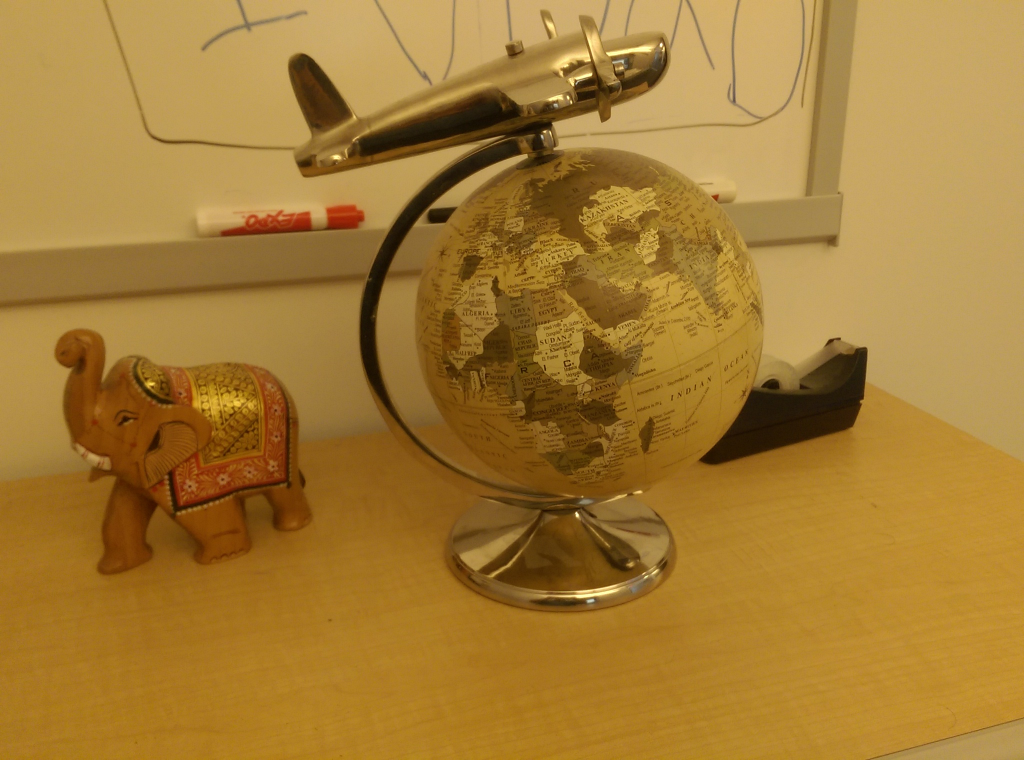
#> input picture ETV3/globe1.jpg, 2048 x 1520 px (shown at 1/2 size)
$ jupyter execute Assignment_3b_Reconstruction_9117504.ipynb   (shell and % lines are left out)
#> lines starting #> are read from the running program, lines starting #| are printed output that depends on the picture; long printed decimals are rounded
# Reconstruction using OpenCV

Your name: James Bishop

Your ID number: 9117504

No we're going to read two images in, a left image and a right image. And we are going to estimate the essential matrix between the two images.

In the last e-tivity, you estimated the homography that let us transform the images, at least approximately, so that we could line them up in a panorama. But it was a 2D estimation that works for planar scenes. The essential matrix, in a way, allows us to extend this concept beyond the need for a 2D scene, we can accept a 3D scene.

## Read the images, calibration, and do the feature extraction

Let's start by reading the two images.

[cell 1]
import cv2
import numpy as np
import matplotlib.pyplot as plt


imgL_color = cv2.imread('globe1.jpg')
#> imgL_color is the input picture: shape (1520, 2048, 3); mean B, G, R 52.5, 123.6, 163.9
imgR_color = cv2.imread('globe2.jpg')
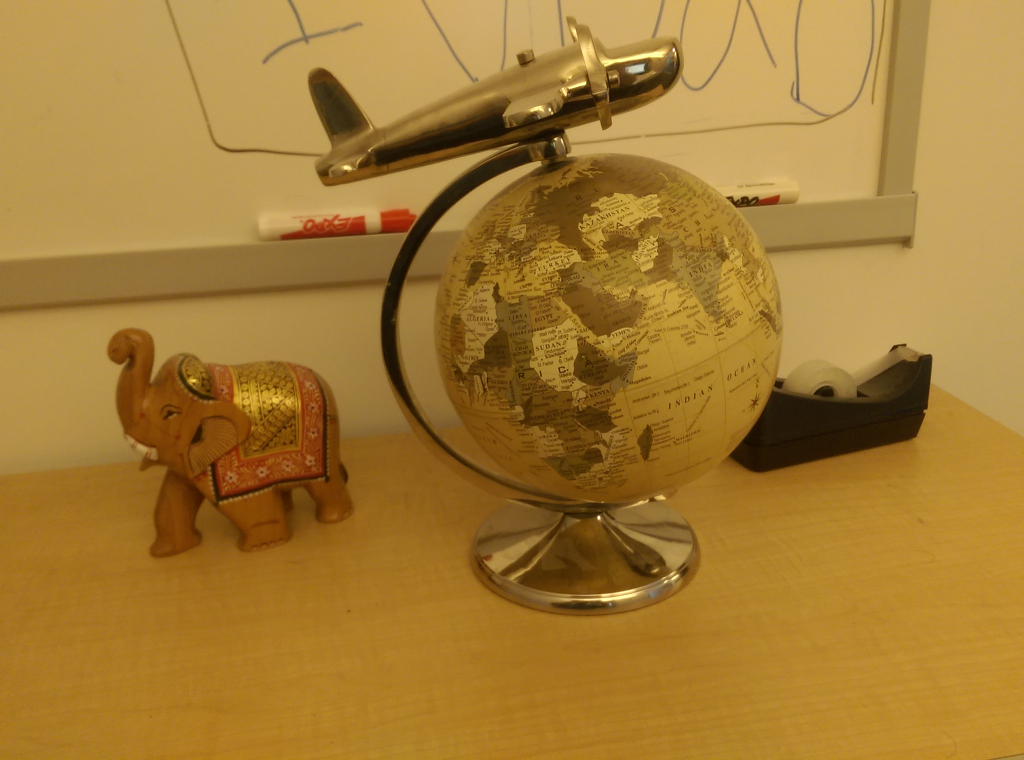
#> input picture ETV3/globe2.jpg, 2048 x 1520 px (shown at 1/2 size)
#> imgR_color is the input picture: shape (1520, 2048, 3); mean B, G, R 52.2, 123.8, 164.1

imgL_color = cv2.cvtColor(imgL_color, cv2.COLOR_BGR2RGB)
imgR_color = cv2.cvtColor(imgR_color, cv2.COLOR_BGR2RGB)

imgL = cv2.imread('globe1.jpg',cv2.IMREAD_GRAYSCALE)
imgR = cv2.imread('globe2.jpg',cv2.IMREAD_GRAYSCALE)

f, axarr = plt.subplots(1,2)
axarr[0].imshow(imgL,cmap='gray')
axarr[1].imshow(imgR,cmap='gray');
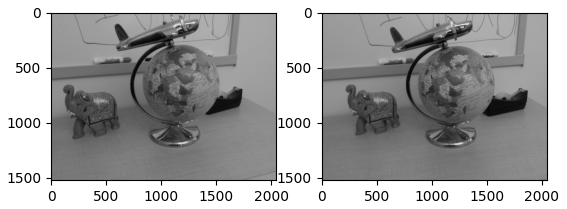
#> figure drawn by matplotlib, 2 panels

We need the calibration to generate the essential matrix. We looked before at how to calibrate a camera, so we won't go through that again. Here, we just use the calibration.

[cell 2]
# The calibration is the same for both images, as they were captured using the same camera.

# First two are radial distortion, second two are tangential, which we ignore (set to zero)
dist = np.array([0.138220594989358, -0.291158084324502, 0, 0])

# The projection matrix.
K_init = np.array([[1901.61685419446, 0               , 1051.33708372959],
                   [0               , 1894.94457228005, 778.616424720309],
                   [0               , 0               , 1               ]])

h, w = imgL.shape[:2]

It's not obvious form the images above, but there is a slight radial distortion. We want to work with undistorted images (it makes our life a little easier). So, here, we undistort before the feature extraction.

[cell 3]
# We're going to use OpenCV to do this.
# When you undistort, we change the camera matrix slightly. OpenCV provides a hady function that updates this.
K_new, roi = cv2.getOptimalNewCameraMatrix(K_init, dist, (w,h), 1, (w,h))

# Now we will undistort the image pair
imgL = cv2.undistort(imgL, K_init, dist, None, K_new)
imgR = cv2.undistort(imgR, K_init, dist, None, K_new)
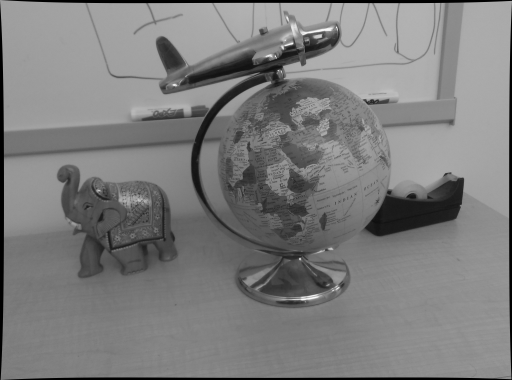
#> imgR: shape (1520, 2048) (shown at 1/4 size); min 0, max 255, mean 124.8

# we will just store the new camera matrix
K = K_new
print(K)
#| [[1.90587264e+03 0.00000000e+00 1.05365048e+03]
#|  [0.00000000e+00 1.89726826e+03 7.79541999e+02]
#|  [0.00000000e+00 0.00000000e+00 1.00000000e+00]]

[cell 4]
# crop the image.
# Usefully, getOptimalNewCameraMatrix returns an roi that defines the area of the image without the black bits.
# Crop using np.array slicing

x, y, w, h = roi
imgL = imgL[y:y+h, x:x+w]
#> imgL: shape (1496, 2020)
imgR = imgR[y:y+h, x:x+w]
#> imgR: shape (1496, 2020)

# plot
f, axarr = plt.subplots(1,2)
axarr[0].imshow(imgL,cmap='gray')
axarr[1].imshow(imgR,cmap='gray');

In previous vision modules, you will have covered feature matching. I don't expect you to repeat that here. So I will give you the code to match the two images using ORB. And we will match the features between the frames.

[cell 5]

# Initiate ORB detector
orb = cv2.ORB_create()

# find the keypoints and descriptors with ORB
kp1, des1 = orb.detectAndCompute(imgL,None)
#> kp1 = 500 keypoints; strongest (x, y, size): (1139, 1014, 44.6), (1139, 1013, 37.2), (1139, 1012, 31), (1138, 1012, 64.3)
kp2, des2 = orb.detectAndCompute(imgR,None)
#> kp2 = 500 keypoints; strongest (x, y, size): (1184, 1021, 44.6), (1183, 1020, 37.2), (1096, 269, 31), (1182, 1020, 64.3)
# create BFMatcher object
bf = cv2.BFMatcher(cv2.NORM_HAMMING, crossCheck=True)
# Match descriptors.
matches = bf.match(des1,des2)
#> matches = 230 matches
# Sort them in the order of their distance.
matches = sorted(matches, key = lambda x:x.distance)

N_PTS = 150

img3 = cv2.drawMatches(imgL,kp1,imgR,kp2,matches[:N_PTS],None,flags=cv2.DrawMatchesFlags_NOT_DRAW_SINGLE_POINTS)
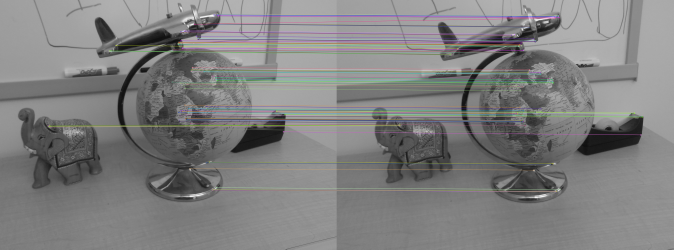
#> img3: shape (1496, 4040, 3) (shown at 1/6 size); mean of channels 0, 1, 2 127.6, 127.7, 127.8; drawn as B, G, R
plt.figure(figsize = (15,15)),plt.imshow(img3),plt.show();

left_pts = np.float32([kp1[m.queryIdx].pt for m in matches[:N_PTS]]).reshape(-1,2)
#> left_pts = 150 pairs, first value 288.2 to 1709.2, second value 84 to 1141.2
rght_pts = np.float32([kp2[m.trainIdx].pt for m in matches[:N_PTS]]).reshape(-1,2)
#> rght_pts = 150 pairs, first value 369.1 to 1834.6, second value 94.8 to 1150

## Estimate the Essential Matrix using OpenCV

We saw that the previous DLT method for finding the essential matrix was not the most robust, so we like to use a more robust method. RANSAC is the answer, but we won't implement it ourselves. We'll use OpenCV.

Look at the OpenCV documentation for [`cv2.findEssentialMatrix`](https://docs.opencv.org/3.4/d9/d0c/group__calib3d.html#ga0b166d41926a7793ab1c351dbaa9ffd4). Which is the appropriate version (hint, we have two sets of points and a camera matrix). Note that the OpenCV function can handle pixel points, as it will convert it internally to normalised points.

<font color='blue'>

**Task**: estimate the essential matrix using OpenCV.

[cell 6]
############################
# Your code here
E, mask = cv2.findEssentialMat(left_pts, rght_pts, K, method=cv2.RANSAC, prob=0.999, threshold=1.0)
#> E = [[0.00842, 0.136, -0.0666], [-0.0708, -0.00151, -0.7], [0.077, 0.69, 0.00365]]; mask = 150 values, max 1 at index 0, min 0 at index 3, mean 0.76
print(E)
#| [[ 0.008418  0.1361 -0.06658]
#|  [-0.07075 -0.001515 -0.7004]
#|  [ 0.07703  0.6895  0.003653]]
print(f"Shape of E: {E.shape}")
#| Shape of E: (3, 3)
#print(f"Number of inliers: {np.sum(mask)}")

Now let's draw the epipolar lines

<font color='blue'>

**Task:** Pick a handful of the features, draw the features (in both images), and draw the corresponding epipolar lines in the right hand image. Plot the resulting image pair.

Notes:
* This is basically the same as the last assignment.

## Display Feature Correspondences

[cell 7]
############################
# Your code here

# Pick 10 correspondences between left_pts and rght_pts and match the features between the frames
N_PTS = 10

# Create, then stack left and right images to give complete image for drawing matches
imgL_rgb = cv2.cvtColor(imgL, cv2.COLOR_GRAY2RGB)
imgR_rgb = cv2.cvtColor(imgR, cv2.COLOR_GRAY2RGB)
img4 = np.hstack([imgL_rgb, imgR_rgb])
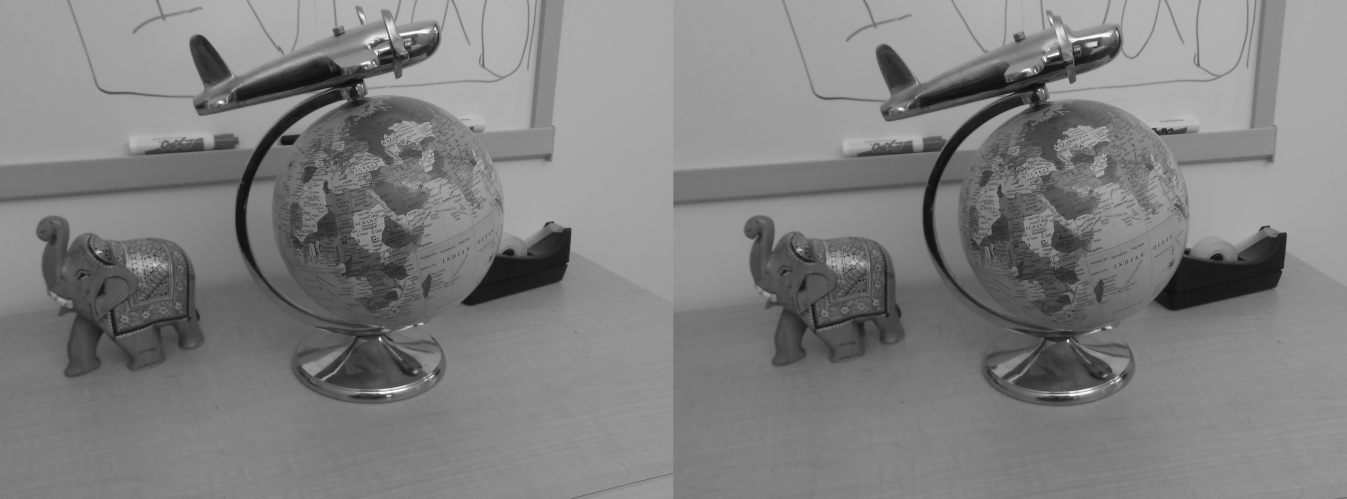
#> img4: shape (1496, 4040, 3) (shown at 1/3 size); min 11, max 255, mean 127.5

# Pick 10 correspondences between left_pts and rght_pts and match the features between the frames
img4 = cv2.drawMatches(imgL,kp1,imgR,kp2,matches[:N_PTS],None,flags=cv2.DrawMatchesFlags_NOT_DRAW_SINGLE_POINTS)
plt.figure(figsize = (15,15)),plt.imshow(img4),plt.show();

#Name the corresponding features in the left and right images as left_pts_corr and rght_pts_corr respectively.
left_pts_corr = np.float32([kp1[m.queryIdx].pt for m in matches[:N_PTS]]).reshape(-1,2)
#> left_pts_corr = [[1118, 688], [1076.4, 727.2], [1308.4, 95.39], [1284, 89.58], [1708, 683.8], [1093.8, 288.6], [696, 272.4], [298.6, 754.8], [1067.9, 263.3], [1709.2, 688]]
#> (the rest of the program and of its run is left out)
